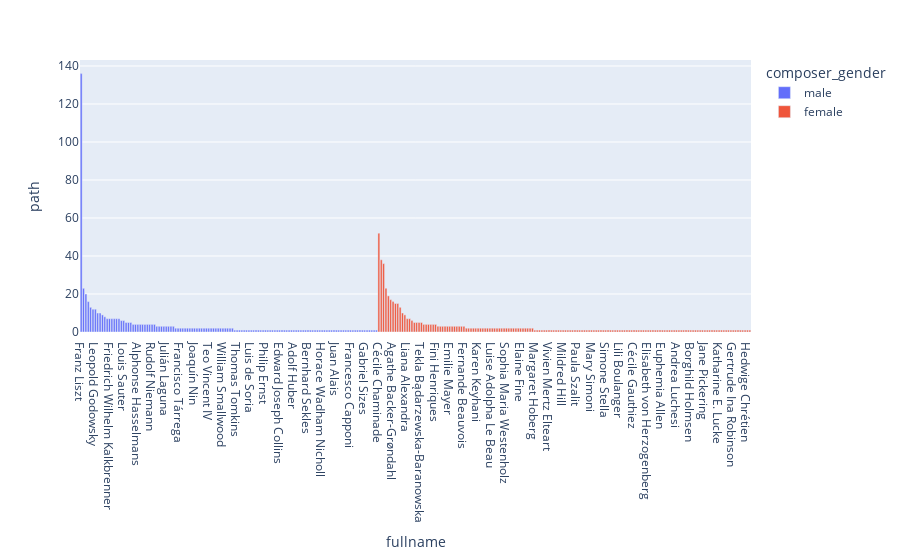

The cell this chart's notebook holds for it:
### Code cell
##============== analysis ================================##
grouped=giant_midi_data[['fullname','path']].groupby('fullname').count().reset_index()

grouped=grouped.merge(giant_midi_data[['fullname','composer_gender']].drop_duplicates(),how='left',on='fullname')

grouped=grouped.sort_values(by='path',ascending=False)

import plotly.express as px

fig=px.bar(grouped,x='fullname',y='path',color='composer_gender')
fig.show()

### Figure 1 — Plotly figure (JSON) as saved in the notebook; plotly's stock layout.template omitted (floating-point values rounded to 4 significant figures; data arrays with more than 128 entries replaced by an {"elided": "..."} marker saying what was removed)
{"data": [{"alignmentgroup": "True", "hovertemplate": "composer_gender=male<br>fullname=%{x}<br>path=%{y}<extra></extra>", "legendgroup": "male", "marker": {"color": "#636efa", "pattern": {"shape": ""}}, "name": "male", "offsetgroup": "male", "orientation": "v", "showlegend": true, "textposition": "auto", "type": "bar", "x": [" Franz Liszt", " Christian Teilman", " Francis Poulenc", " Sergey Prokofiev", " Florent Schmitt", " Béla Bartók", " Leopold Godowsky", " Ludvig Schytte", " Ignaz Friedman", " Hugo Reinhold", " Richard Wagner", " Brinley Richards", " Friedrich Wilhelm Kalkbrenner", " Carl Tausig", " William Sterndale Bennett", " Jāzeps Vītols", " Jules Massenet", " Nikolay Roslavets", " Louis Sauter", " Geert Van Hoorick", " Eugène Nollet", " Friedrich Nietzsche", " Thomas Morley", " Konstantin Antipov", " Alphonse Hasselmans", " Eyvind Alnæs", " Nodar Gabunia", " Georges Bizet", " Johann Wenzel Kalliwoda", " Anton de Kontski", " Rudolf Niemann", " Louis Gobbaerts", " Aleksandr Tcherepnin", " Léon Delahaye", " Matias Ekert", " Baldassare Galuppi", " Julián Laguna", " Johann Pachelbel", " Johann Baptist Peyer", " Oscar Lorenzo Fernández", " Nicolas Dalayrac", " Frederick Brandeis", " Francisco Tárrega", " Luka Demarin", " HanS Karlsen", " Howard Chamberlain", " Francesco Bianciardi", " José María Echeverría", " Joaquín Nin", " Johann Strauss Sr.", " Óscar de la Cinna", " Václav Jan Tomášek", " Sergey Protopopov", " Victorin de Joncières", " Teo Vincent IV", " Timur Ismagilov", " William Vincent Wallace", " Felipe Pedrell", " Boris Shekhter", " Wladislaw Leszczewski", " William Smallwood", " Albert Alain", " Albert Roussel", " Philippe Bellenot", " Alfred Paulsen", " Marco Facoli", " Thomas Tomkins", " Orazio Benevoli", " Valentin Haussmann", " Vasily Nechayev", " Vincent Adler", " Yulian Scriabin", " Luis de Soria", " Sebastián Díaz Peña", " Sean Franklin Brown", " Roy Vanegas", " Richard Krentzlin", " Pierre Baillot", " Philip Ernst", " Pedro Miguel Quijano", " Semyon Panchenko", " Mark Hambourg", " Paul Jäkel", " Clarence Lucas", " Edward Joseph Collins", " Edward Smith Hall", " Edward Taylor Paull", " Emil Liebling", " Emmanuel Chavaneau", " Christoph Bach", " Adolf Huber", " Aidan Lamb", " Alfredo Catalani", " Arvid Kleven", " August Bungert", " Bernardo Pasquini", " Bernhard Sekles", " Celestino Piaggio", " Charles John", " Charles Lindgreen", " Felice Boghen", " Lawrence Wright", " Horace Wadham Nicholl", " James Hewitt", " Joachim Andersen", " Johann Georg Witthauer", " Johannes Ockeghem", " Josef Richter", " Juan Alais", " Julius Handrock", " Józef Damse", " Kurt Noack", " Felix Petyrek", " Floyd Willis", " Francesco Capponi", " Francesco Zappa", " Francisco Guerrero", " Frank Hoyt Losey", " François Viger", " Friedrich Michel", " Gabriel Sizes", " Gaetano Amadeo", " Georg Liebling", " Georg Wichtl", " George Antheil", " Gyula Beliczay"], "xaxis": "x", "y": [136, 23, 20, 16, 13, 12, 12, 10, 10, 9, 8, 7, 7, 7, 7, 7, 7, 6, 6, 5, 5, 5, 4, 4, 4, 4, 4, 4, 4, 4, 4, 4, 3, 3, 3, 3, 3, 3, 3, 3, 2, 2, 2, 2, 2, 2, 2, 2, 2, 2, 2, 2, 2, 2, 2, 2, 2, 2, 2, 2, 2, 2, 2, 2, 2, 1, 1, 1, 1, 1, 1, 1, 1, 1, 1, 1, 1, 1, 1, 1, 1, 1, 1, 1, 1, 1, 1, 1, 1, 1, 1, 1, 1, 1, 1, 1, 1, 1, 1, 1, 1, 1, 1, 1, 1, 1, 1, 1, 1, 1, 1, 1, 1, 1, 1, 1, 1, 1, 1, 1, 1, 1, 1, 1, 1, 1], "yaxis": "y"}, {"alignmentgroup": "True", "hovertemplate": "composer_gender=female<br>fullname=%{x}<br>path=%{y}<extra></extra>", "legendgroup": "female", "marker": {"color": "#EF553B", "pattern": {"shape": ""}}, "name": "female", "offsetgroup": "female", "orientation": "v", "showlegend": true, "textposition": "auto", "type": "bar", "x": {"elided": "158 str values"}, "xaxis": "x", "y": {"elided": "158 int values"}, "yaxis": "y"}], "layout": {"barmode": "relative", "legend": {"title": {"text": "composer_gender"}, "tracegroupgap": 0}, "margin": {"t": 60}, "xaxis": {"anchor": "y", "domain": [0, 1], "title": {"text": "fullname"}}, "yaxis": {"anchor": "x", "domain": [0, 1], "title": {"text": "path"}}}}
